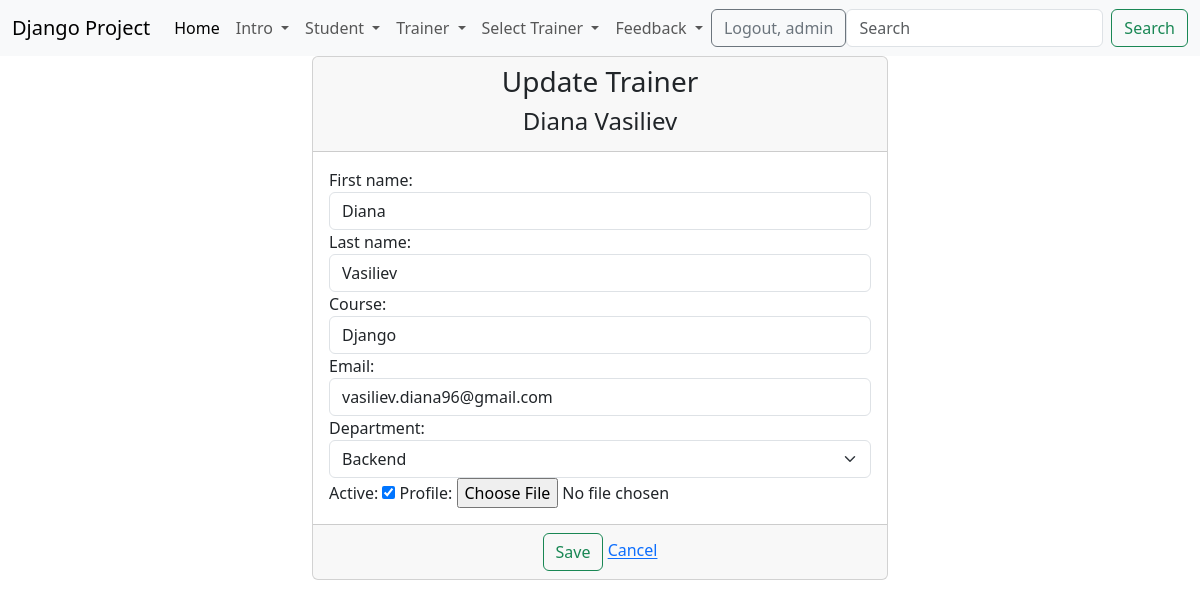
The page /update_trainer/1/ (signed in) on the database its author committed.
### trainer/models.py (models this page shows)
class Trainer(models.Model):
    department_options = (
        ('backend','Backend'),
        ('frontend','Frontend'),
        ('network', 'Network')
    )
    first_name=models.CharField(max_length=20)
    last_name=models.CharField(max_length=20)
    course = models.CharField(max_length=40)
    email = models.EmailField(max_length=40)
    department = models.CharField( max_length=8, choices=department_options)
    active = models.BooleanField(default=True)
    profile = models.ImageField(upload_to='profile/', null=True)
    created_at = models.DateTimeField(auto_now_add=True)
    updated_at = models.DateTimeField(auto_now=True)
    def __str__(self):
        return f'{self.first_name} {self.last_name}'

### trainer/views.py (the view, shortened to what this page needs)
# urls.py: path('update_trainer/<int:pk>/', views.TrainerUpdateView.as_view(), name='update-trainer'),
class TrainerUpdateView(LoginRequiredMixin, PermissionRequiredMixin, UpdateView):
    template_name = 'trainer/update_trainer.html'
    model = Trainer
    form_class = TrainerUpdateForm
    success_url = reverse_lazy('list-of-trainers')
    success_message = "{f_name} {l_name}"
    permission_required = 'trainer.view_trainer'

### trainer/forms.py
class TrainerUpdateForm(forms.ModelForm):
    class Meta:
        model = Trainer
        fields = ['first_name', 'last_name', 'course', 'email', 'department', 'active', 'profile']
        widgets = {
            'first_name': TextInput(attrs={'class': 'form-control', 'placeholder': 'Please enter your first name'}),
            'last_name': TextInput(attrs={'class': 'form-control', 'placeholder': 'Please enter your last name'}),
            'course': TextInput(attrs={'class': 'form-control', 'placeholder': 'Please enter your course'}),
            'email': EmailInput(attrs={'class': 'form-control', 'placeholder': 'Please enter your email'}),
            'department': Select(attrs={'class': 'form-select'}),
        }

### djangoProject/context_processors.py (called while the page is built)
def get_all_trainers(request):
    get_trainers = Trainer.objects.all()
    return {'trainers': get_trainers}

### templates/trainer/update_trainer.html (shortened to what this page needs)
{% extends 'base.html' %}
{% block content %}
    <div class="container-fluid">
        <div class="row">
            <div class='col-md-6 offset-md-3'>
                <div class="card">
                    <div class="card-header">
                        <h3 class="text-center"> Update Trainer </h3>
                        <h4 class="text-center"> {{ trainer }}</h4>
                    </div>
                    <form method="post" enctype="multipart/form-data">
                        <div class="card-body">
                            {{ form }}
                        </div>
                        <div class='card-footer text-center'>
                            <button type="submit" class="btn btn-outline-success">Save</button>
                            <a href="{% url 'list-of-trainers' %}">Cancel</a>
                        </div>
                    </form>
                </div>
            </div>
        </div>
    </div>
{% endblock %}

### templates/navbar.html (shortened to what this page needs)
<nav class="navbar navbar-expand-lg bg-body-tertiary">
    <div class="container-fluid">
        <a class="navbar-brand" href="{% url 'home-page' %}">Django Project</a>
        <div class="collapse navbar-collapse" id="navbarSupportedContent">
            <ul class="navbar-nav me-auto mb-2 mb-lg-0">
                <li class="nav-item">
                    <a class="nav-link active" aria-current="page" href="{% url 'home-page' %}">Home</a>
                </li>
                {% if user.is_authenticated %}
                    <li class="nav-item dropdown">
                        <a class="nav-link dropdown-toggle" href="#" role="button" data-bs-toggle="dropdown"
                           aria-expanded="false">
                            Intro
                        </a>
                    </li>
                    {% if perms.student.add_student or perms.view_list_of_students %}
                        <li class="nav-item dropdown">
                        <a class="nav-link dropdown-toggle" href="#" role="button" data-bs-toggle="dropdown"
                           aria-expanded="false">
                            Student
                        </a>
                    {% endif %}
                </li>
                    {% if perms.trainer.add_trainer or perms.trainer.view_list_of_trainer %}
                        <li class="nav-item dropdown">
                            <a class="nav-link dropdown-toggle" href="#" role="button" data-bs-toggle="dropdown"
                               aria-expanded="false">
                                Trainer
                            </a>
                        </li>
                    {% endif %}
                    <li class="nav-item dropdown">
                        <a class="nav-link dropdown-toggle" href="#" role="button" data-bs-toggle="dropdown"
                           aria-expanded="false">
                            Select Trainer
                        </a>
                    </li>
                    <li class="nav-item dropdown">
                        <a class="nav-link dropdown-toggle" href="#" role="button" data-bs-toggle="dropdown"
                           aria-expanded="false">
                            Feedback
                        </a>
                    </li>
                {% endif %}
            </ul>
            {% if user.is_authenticated %}
                <div>
                    <a href="{% url 'logout' %}" class="btn btn-outline-secondary">Logout, {{ user.username }}</a>
                </div>
                <form class="d-flex" method="get" action="{% url 'search' %}" role="search">
                    <input name='filter' class="form-control me-2" type="search" placeholder="Search"
                           aria-label="Search">
                    <button class="btn btn-outline-success" type="submit">Search</button>
                </form>
            {% else %}
                <div>
                    <a href="{% url 'login' %}" class="btn btn-outline-primary">Login</a>
                    <a href="{% url 'create-user' %}" class="btn btn-outline-secondary">Sign up</a>
                </div>
            {% endif %}
        </div>
    </div>
</nav>

### rows shown on the page
Trainer: first_name+last_name "Diana Vasiliev", first_name "Diana", last_name "Vasiliev", course "Django", email "vasiliev.diana96@gmail.com", department "Backend", active "☑"

### other values the page prints
{{ user.username }} "admin"
